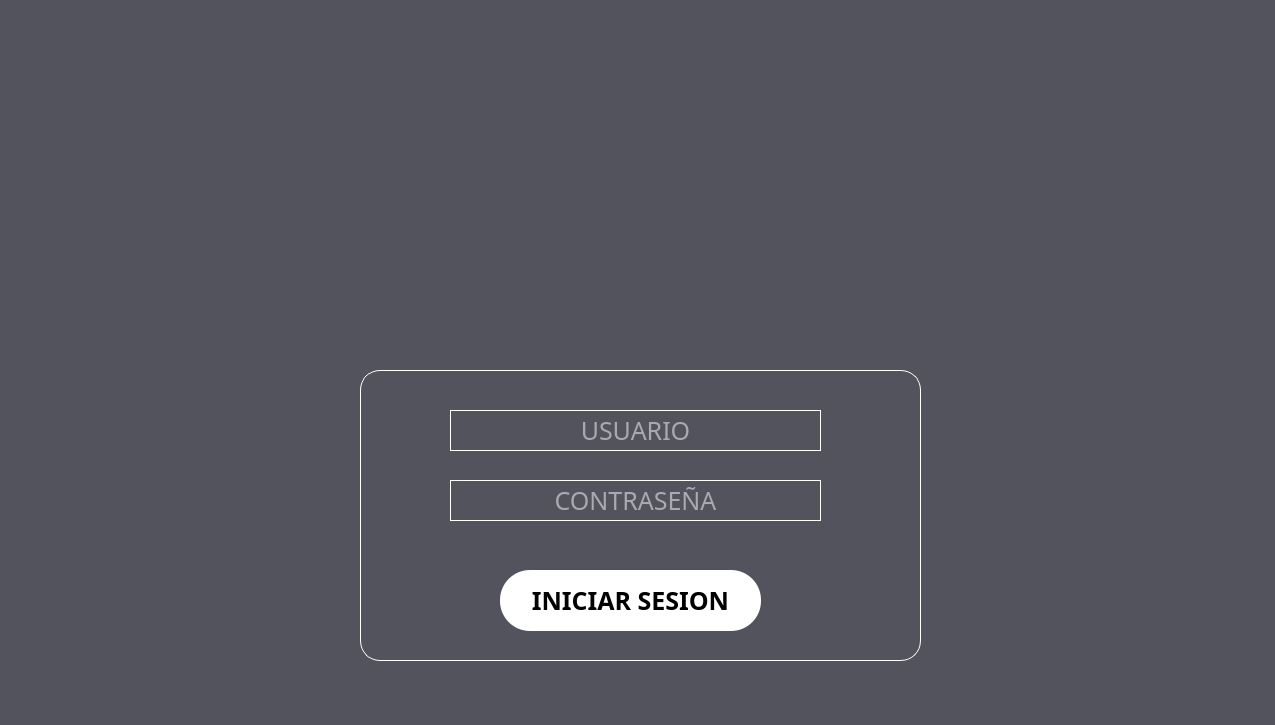
<?xml version="1.0" encoding="UTF-8"?>
<ui version="4.0">
 <class>Form</class>
 <widget class="QWidget" name="Form">
  <property name="windowModality">
   <enum>Qt::NonModal</enum>
  </property>
  <property name="enabled">
   <bool>true</bool>
  </property>
  <property name="geometry">
   <rect>
    <x>0</x>
    <y>0</y>
    <width>1275</width>
    <height>725</height>
   </rect>
  </property>
  <property name="minimumSize">
   <size>
    <width>1275</width>
    <height>725</height>
   </size>
  </property>
  <property name="palette">
   <palette>
    <active>
     <colorrole role="Base">
      <brush brushstyle="SolidPattern">
       <color alpha="255">
        <red>255</red>
        <green>255</green>
        <blue>255</blue>
       </color>
      </brush>
     </colorrole>
     <colorrole role="Window">
      <brush brushstyle="SolidPattern">
       <color alpha="255">
        <red>83</red>
        <green>83</green>
        <blue>94</blue>
       </color>
      </brush>
     </colorrole>
    </active>
    <inactive>
     <colorrole role="Base">
      <brush brushstyle="SolidPattern">
       <color alpha="255">
        <red>255</red>
        <green>255</green>
        <blue>255</blue>
       </color>
      </brush>
     </colorrole>
     <colorrole role="Window">
      <brush brushstyle="SolidPattern">
       <color alpha="255">
        <red>83</red>
        <green>83</green>
        <blue>94</blue>
       </color>
      </brush>
     </colorrole>
    </inactive>
    <disabled>
     <colorrole role="Base">
      <brush brushstyle="SolidPattern">
       <color alpha="255">
        <red>83</red>
        <green>83</green>
        <blue>94</blue>
       </color>
      </brush>
     </colorrole>
     <colorrole role="Window">
      <brush brushstyle="SolidPattern">
       <color alpha="255">
        <red>83</red>
        <green>83</green>
        <blue>94</blue>
       </color>
      </brush>
     </colorrole>
    </disabled>
   </palette>
  </property>
  <property name="windowTitle">
   <string>Form</string>
  </property>
  <property name="autoFillBackground">
   <bool>false</bool>
  </property>
  <widget class="QPushButton" name="pushButton">
   <property name="geometry">
    <rect>
     <x>500</x>
     <y>570</y>
     <width>261</width>
     <height>61</height>
    </rect>
   </property>
   <property name="font">
    <font>
     <family>Montserrat</family>
     <pointsize>19</pointsize>
     <weight>75</weight>
     <bold>true</bold>
    </font>
   </property>
   <property name="styleSheet">
    <string notr="true">QPushButton{
		background: #FFFFFF; 
		 border-radius: 30px; 
}</string>
   </property>
   <property name="text">
    <string>INICIAR SESION</string>
   </property>
  </widget>
  <widget class="QLineEdit" name="Contrasena">
   <property name="geometry">
    <rect>
     <x>450</x>
     <y>480</y>
     <width>371</width>
     <height>41</height>
    </rect>
   </property>
   <property name="font">
    <font>
     <family>Montserratl</family>
     <pointsize>-1</pointsize>
    </font>
   </property>
   <property name="styleSheet">
    <string notr="true">QLineEdit {
    background: transparent;    /* Quitar el fondo */
    border: 1px solid #FFFFFF;               /* Quitar el borde */
    color: #FFFFFF;             /* Cambiar el color del texto (ejemplo: blanco) */
    font-family: &quot;Montserratl&quot;;       /* Cambiar el tipo de letra */
    font-size: 25px;            /* Cambiar el tamaño de la fuente */
}</string>
   </property>
   <property name="inputMask">
    <string/>
   </property>
   <property name="text">
    <string/>
   </property>
   <property name="alignment">
    <set>Qt::AlignCenter</set>
   </property>
   <property name="placeholderText">
    <string>CONTRASEÑA</string>
   </property>
  </widget>
  <widget class="QLineEdit" name="Usuario">
   <property name="geometry">
    <rect>
     <x>450</x>
     <y>410</y>
     <width>371</width>
     <height>41</height>
    </rect>
   </property>
   <property name="font">
    <font>
     <family>Montserratl</family>
     <pointsize>-1</pointsize>
    </font>
   </property>
   <property name="styleSheet">
    <string notr="true">QLineEdit {
    background: transparent;    /* Quitar el fondo */
    border: 1px solid #FFFFFF;               /* Quitar el borde */
    color: #FFFFFF;             /* Cambiar el color del texto (ejemplo: blanco) */
    font-family: &quot;Montserratl&quot;;       /* Cambiar el tipo de letra */
    font-size: 25px;            /* Cambiar el tamaño de la fuente */
}</string>
   </property>
   <property name="inputMask">
    <string/>
   </property>
   <property name="text">
    <string/>
   </property>
   <property name="alignment">
    <set>Qt::AlignCenter</set>
   </property>
   <property name="placeholderText">
    <string>USUARIO</string>
   </property>
  </widget>
  <widget class="QLineEdit" name="Usuario_2">
   <property name="geometry">
    <rect>
     <x>360</x>
     <y>370</y>
     <width>561</width>
     <height>291</height>
    </rect>
   </property>
   <property name="font">
    <font>
     <family>Montserratl</family>
     <pointsize>-1</pointsize>
    </font>
   </property>
   <property name="styleSheet">
    <string notr="true">QLineEdit {
    background: transparent;    /* Quitar el fondo */
    border: 1px solid #FFFFFF;               /* Quitar el borde */
	border-radius: 20px;
    color: #FFFFFF;             /* Cambiar el color del texto (ejemplo: blanco) */
    font-family: &quot;Montserratl&quot;;       /* Cambiar el tipo de letra */
    font-size: 10px;            /* Cambiar el tamaño de la fuente */
}</string>
   </property>
   <property name="inputMask">
    <string/>
   </property>
   <property name="text">
    <string/>
   </property>
   <property name="alignment">
    <set>Qt::AlignCenter</set>
   </property>
  </widget>
  <widget class="QLabel" name="logoholder">
   <property name="geometry">
    <rect>
     <x>490</x>
     <y>50</y>
     <width>291</width>
     <height>271</height>
    </rect>
   </property>
   <property name="text">
    <string/>
   </property>
   <property name="pixmap">
    <pixmap>../assets/Logo_P.png</pixmap>
   </property>
   <property name="scaledContents">
    <bool>true</bool>
   </property>
  </widget>
  <zorder>Usuario_2</zorder>
  <zorder>pushButton</zorder>
  <zorder>Contrasena</zorder>
  <zorder>Usuario</zorder>
  <zorder>logoholder</zorder>
 </widget>
 <resources/>
 <connections/>
</ui>
